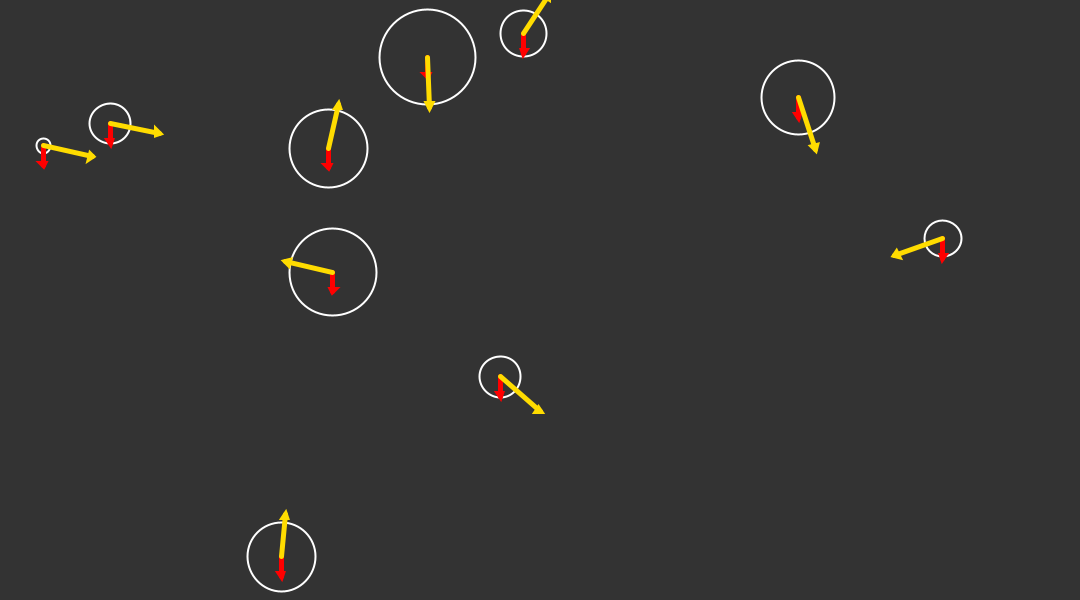
Frame 1 (no input)
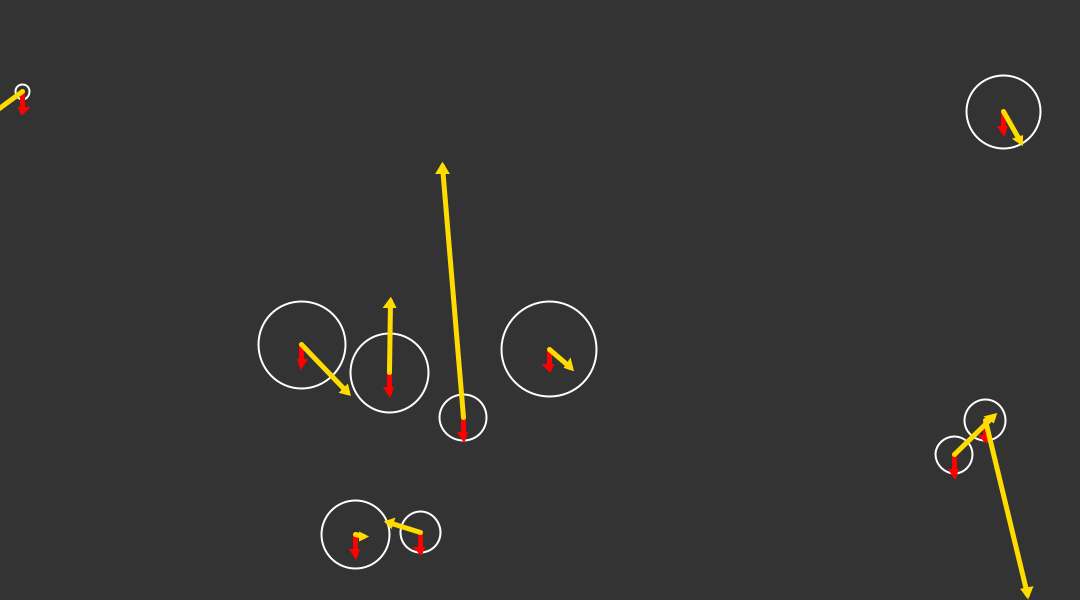
Frame 60 (the mouse pressed at the canvas centre just before this capture)
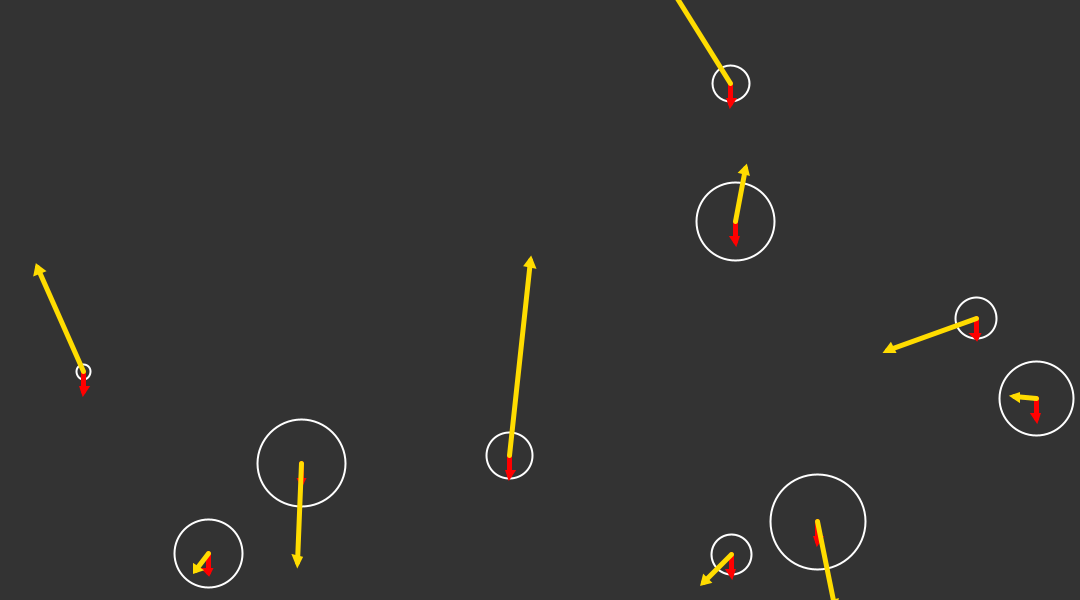
Frame 120 (the mouse held since frame 60 and released just before this capture)

The Processing sketch that drew these frames (run headless with seeded random() and noise(); from frame 60 on, the mouse is pressed at the canvas centre):

// Processing sketch: Classical_mechanics
// ── Classical_mechanics.pde
Circle[] objects;
int i, j, n;
Vector2D g, O;
float miu, dt, K, rho_air, Cd;
boolean applyGravity, applyFriction, applyColisions, showAcceleration, showVelocity, printEnergy, applyAirResistance; 

/*
To do:
- make it 3D
- introduce heat(hue) and densitity(saturation/brightness)
- make it object pair based
- make forces object based
- introduce universal atracion, object friction
- introduce rotation & rotational forces
- add other objects (walls, rectangles, triangles, inclined planes)
- add arrows as show Vector2Ds *done
- show forces on object
*/

void setup()
{
  size(1080, 600);
  background(51);
  O = new Vector2D(0, 0); 
  
  //Settings
  n = 10; //Number of objects
  miu = 0.05;
  dt = 0.001;
  K=  0.1;  //Universal atracion constant
  Cd = 1;  //Drag constant
  rho_air = 0.05;
  g = new Vector2D(0, 9.81*0.1); //Gravitational acceleration
  applyGravity = true;
  applyFriction = true;
  applyColisions = true;
  applyAirResistance = false;
  showVelocity = true;
  showAcceleration = true;
  printEnergy = true;
  //End settings
  
  objects = new Circle[100];
  for (i=0; i<n; i++)
      objects[i]= new Circle(random(5, 50), new Vector2D(random(width), random(height)), randomVector2D(10), O);
}

float Energy(Circle C){
      float E=0;
      E+=1./2*objects[i].m*C.vel.mag()*C.vel.mag(); //Kinetic
      if (applyGravity)  E+=C.m*g.mag()*(height-(C.pos.y+C.r)); //Potential
      return E;
}

void draw ()
{
  background (51);
  float E=0;
  for (i=0; i<n; i++){
      for (int ts=0; ts<1/dt; ts++) {objects[i].update();}
      objects[i].show();
      E+=Energy(objects[i]); //<>//
      }
  if (printEnergy) println(E);
  if (E<1)         noLoop();
}

      //if (applyUniversalAtraction)
      //    for (k=0; k<n; k++)
      //        if (i!=k)
      //            {
      //            Vector2D rUA = sub(objects[k].pos, objects[i].pos), versorUA = versor(rUA);
      //            float magn = K * objects[i].m * objects[k].m / pow(rUA.mag(), 2);
      //            UA.add(dot(magn, versorUA));
      //            }

// ── Objects.pde
class Circle
{
  float r, dens, m;
  Vector2D pos, vel, acc, R;
  
  Circle(){}
  Circle(float rt, Vector2D post, Vector2D velt, Vector2D acct)  {r=rt; dens=1; m=PI*r*r*dens; pos=post; vel=velt; acc=acct; R=O;}
  
  void applyForces()          {acc=dot(R, 1./m);}
  void updatePos()            {vel.add(dot(acc, dt)); pos.add(dot(vel, dt));}
  void bounceEdges(float miu){
      if (pos.y+r>=height)    {vel.y=-(1-miu)*vel.y; pos.y=height-r;}
      if (pos.y-r<=0)         {vel.y=-(1-miu)*vel.y; pos.y=r;}
      if (pos.x+r>=width)     {vel.x=-(1-miu)*vel.x; pos.x=width-r;}
      if (pos.x-r<=0)         {vel.x=-(1-miu)*vel.x; pos.x=r;}
  }
  void calculateForces(){
      Vector2D G=O, N=O, Fr=O, Fd=O; R=O; 
      if (applyGravity)                      {G = dot(m, g);                                                            }
      if (applyGravity) if (pos.y+r>=height) {N = dot(-1, G);                                                           }
      if (applyFriction)                     {Fr = dot(-miu * N.mag(), versor(vel));                                    }
      if (applyAirResistance)                {Fd = dot(-0.5 * rho_air * Cd * (r * PI) * pow(vel.mag(), 2), versor(vel));}
      R=add(N, G); R.add(Fr); R.add(Fd);
  }
  void update(){
          this.calculateForces();
          this.applyForces();   
          this.bounceEdges(miu);
          if (applyColisions)
              for (j=0; j<n; j++)
                  if (i!=j) if (distance(objects[i], objects[j])<=0)
                      bounce(objects[i], objects[j], 0.0);
          this.updatePos(); 
  }
  void showVel(float scale)   {arrow(pos, dot(vel, scale), color(255, 220, 0), 5);}
  void showAcc(float scale)   {arrow(pos, dot(acc, scale), color(255, 0, 0), 5);}
  void show()                 {noFill(); stroke(255); strokeWeight(2); ellipse(pos.x, pos.y, r*2, r*2);
                              if (showAcceleration) objects[i].showAcc(20);
                              if (showVelocity)     objects[i].showVel(5);}
}

float distance(Circle C1, Circle C2)    {return sqrt((C2.pos.x-C1.pos.x)*(C2.pos.x-C1.pos.x)+(C2.pos.y-C1.pos.y)*(C2.pos.y-C1.pos.y))-(C1.r+C2.r);}
void bounce(Circle C1, Circle C2, float miu){
      float m1=C1.m, m2=C2.m, pushDist=-distance(C1, C2)/2;
      Vector2D v1=C1.vel, v2=C2.vel, vp, versorPush=versor(sub(C1.pos, C2.pos));
      vp=dot(1/(m1+m2), add(dot(m1, v1), dot(m2, v2)));
      C1.vel=sub(dot(2*(1-miu), vp), v1);
      C1.pos.add(dot(pushDist, versorPush));
      C2.vel=sub(dot(2*(1-miu), vp), v2);
      C2.pos.add(dot(-pushDist, versorPush));
}

// ── Vectors.pde
class Vector2D
{
    float x, y;

    Vector2D(){}
    Vector2D(float xt, float yt) {x=xt; y=yt;}

    void add(Vector2D v)    {this.x+=v.x; this.y+=v.y;}
    void sub(Vector2D v)    {this.x-=v.x; this.y-=v.y;}
    void dot(float scalar)  {this.x*=scalar; this.y*=scalar;}
    float mag()             {return sqrt(this.x*this.x+this.y*this.y);}
    float angle()           {return atan2(y, x);}

};

    Vector2D add(Vector2D u, Vector2D v)      {return new Vector2D(u.x+v.x, u.y+v.y);}
    Vector2D sub(Vector2D u, Vector2D v)      {return new Vector2D(u.x-v.x, u.y-v.y);}
    Vector2D dot(Vector2D v, float scalar)    {return new Vector2D(scalar*v.x, scalar*v.y);}
    Vector2D dot(float scalar, Vector2D v)    {return new Vector2D(scalar*v.x, scalar*v.y);}
    float   dot(Vector2D u, Vector2D v)       {return u.x*v.x+u.y*v.y;}
    Vector2D polarVector2D(float r, float a)  {return new Vector2D(r*cos(a), r*sin(a));}
    Vector2D randomVector2D(float mag)        {float angle=random(0, TWO_PI); return new Vector2D(mag*cos(angle), mag*sin(angle));}
    Vector2D versor(Vector2D v)               {return dot(v, 1/v.mag());}
    
    void eqqTriangle(Vector2D pos, float l, float rot, color c){
        fill(c);
        beginShape();
        vertex(pos.x, pos.y);
        Vector2D v1 = add(pos, polarVector2D(l, PI+PI/6-rot)); vertex(v1.x, v1.y);
        Vector2D v2 = add(pos, polarVector2D(l, PI-PI/6-rot)); vertex(v2.x, v2.y);
        endShape(CLOSE);
    }
    void arrow(Vector2D pos, Vector2D v, color c, int stroke){
        stroke(c); strokeWeight(stroke);
        if (v.mag()>1)
            {float r=log(v.mag()); Vector2D vf = add(pos, v);
            line(pos.x, pos.y, vf.x, vf.y); eqqTriangle(vf, r, -v.angle(), c);}
        else
            point(pos.x, pos.y);
    }
